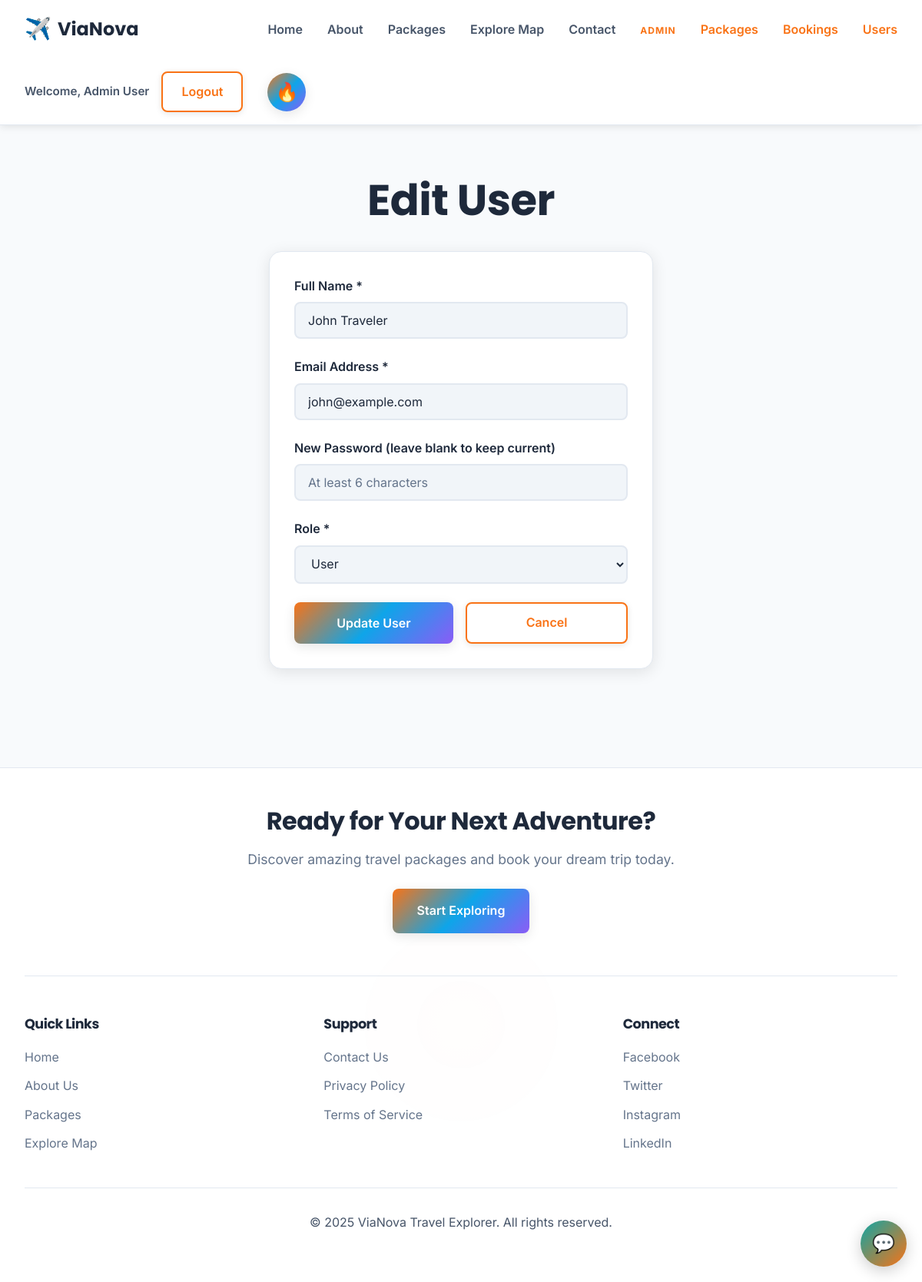
Screenshot of /admin/users/update.php?id=2 (signed in) with the database file from the repository.
### tables this page shows
CREATE TABLE users (
  id INT AUTO_INCREMENT PRIMARY KEY,
  name VARCHAR(100) NOT NULL,
  email VARCHAR(100) UNIQUE NOT NULL,
  password VARCHAR(100) NOT NULL,  
  role ENUM('admin', 'user') DEFAULT 'user',
  created_at TIMESTAMP DEFAULT CURRENT_TIMESTAMP
);

### admin/users/update.php (the view, shortened to what this page needs)
<?php
require_once('../../config/db.php');
$user_id = $_GET['id'] ?? null;
$user_query = "SELECT id, name, email, role FROM users WHERE id = " . intval($user_id);
$user_result = $conn->query($user_query);
$user = $user_result->fetch_assoc();
include_once('../../includes/header.php');
?>
<?php include_once('../../includes/navbar.php'); ?>
<section style="padding: 4rem 2rem; min-height: 80vh;">
    <div style="max-width: 500px; margin: 0 auto;">
        <h1 style="text-align: center; margin-bottom: 2rem;">Edit User</h1>
        <form method="POST" action="update.php?id=<?php echo htmlspecialchars($user_id); ?>" novalidate>
            <div class="form-group">
                <label for="name">Full Name *</label>
                <input type="text" id="name" name="name" required aria-label="Full name"
                       value="<?php echo htmlspecialchars($_POST['name'] ?? $user['name']); ?>">
            </div>
            <div class="form-group">
                <label for="email">Email Address *</label>
                <input type="email" id="email" name="email" required aria-label="Email address"
                       value="<?php echo htmlspecialchars($_POST['email'] ?? $user['email']); ?>">
            </div>
            <div class="form-group">
                <label for="password">New Password (leave blank to keep current)</label>
                <input type="password" id="password" name="password" aria-label="New password"
                       placeholder="At least 6 characters">
            </div>
            <div class="form-group">
                <label for="role">Role *</label>
                <select id="role" name="role" required aria-label="User role">
                    <option value="user" <?php echo ((isset($_POST['role']) ? $_POST['role'] : $user['role']) === 'user') ? 'selected' : ''; ?>>User</option>
                </select>
            </div>
            <div style="display: flex; gap: 1rem;">
                <button type="submit" class="btn btn-primary" style="flex: 1;">Update User</button>
                <a href="read.php" class="btn btn-secondary" style="flex: 1; text-align: center;">Cancel</a>
            </div>
        </form>
    </div>
</section>
<?php include_once('../../includes/footer.php'); ?>

### style.css (style rules this page uses)
:root { --bg-primary: #f8fafc; --bg-secondary: #ffffff; --bg-card: #ffffff; --bg-input: #f1f5f9; --text-primary: #1e293b; --text-secondary: #475569; --text-muted: #64748b; --accent-primary: #f97316; --accent-teal: #0ea5e9; --accent-orange: #f97316; --border-color: #e2e8f0; --shadow-color: rgba(0, 0, 0, 0.1); --gradient-main: linear-gradient(135deg, #f97316 0%, #0ea5e9 50%, #8b5cf6 100%); --gradient-hero: linear-gradient(135deg, rgba(248, 250, 252, 0.9) 0%, rgba(241, 245, 249, 0.8) 100%); --font-heading: 'Poppins', sans-serif; --font-body: 'Inter', sans-serif; --transition-default: all 0.3s cubic-bezier(0.4, 0, 0.2, 1); }
* { margin: 0; padding: 0; box-sizing: border-box; }
html { scroll-behavior: smooth; }
body { font-family: var(--font-body); background-color: var(--bg-primary); color: var(--text-primary); line-height: 1.6; transition: background-color 0.4s ease, color 0.4s ease; }
h1, h2, h3, h4, h5, h6 { font-family: var(--font-heading); font-weight: 700; margin-bottom: 1rem; letter-spacing: -0.5px; color: var(--text-primary); transition: color 0.4s ease; }
h1 { font-size: 3.5rem; line-height: 1.2; }
a { color: var(--accent-teal); text-decoration: none; transition: var(--transition-default); }
.btn { padding: 0.75rem 1.5rem; border: none; border-radius: 0.5rem; font-family: var(--font-body); font-size: 1rem; font-weight: 600; cursor: pointer; transition: var(--transition-default); text-decoration: none; display: inline-block; text-align: center; }
.btn-primary { background: var(--gradient-main); color: white; box-shadow: 0 4px 15px var(--shadow-color); position: relative; overflow: hidden; }
.btn-primary::before { content: ''; position: absolute; top: 0; left: -100%; width: 100%; height: 100%; background: linear-gradient(90deg, transparent, rgba(255,255,255,0.2), transparent); transition: left 0.5s; }
.btn-secondary { background-color: var(--bg-secondary); border: 2px solid var(--accent-primary); color: var(--accent-primary); box-shadow: 0 2px 8px var(--shadow-color); transition: var(--transition-default); }
form { background-color: var(--bg-card); padding: 2rem; border-radius: 1rem; box-shadow: 0 4px 20px var(--shadow-color); border: 1px solid var(--border-color); transition: background-color 0.4s ease, border-color 0.4s ease; }
.form-group { margin-bottom: 1.5rem; }
.form-group label { display: block; margin-bottom: 0.5rem; font-weight: 600; color: var(--text-primary); transition: color 0.4s ease; }
.form-group input, .form-group select, .form-group textarea { width: 100%; padding: 0.75rem 1rem; border: 2px solid var(--border-color); border-radius: 0.5rem; font-size: 1rem; font-family: var(--font-body); background-color: var(--bg-input); color: var(--text-primary); transition: border-color 0.3s ease, background-color 0.4s ease, color 0.4s ease; }
.form-group input::placeholder, .form-group textarea::placeholder { color: var(--text-muted); }

### rows the page displays
users: name "John Traveler", email "john@example.com", role "User"

### other values shown
$_SESSION['user'] "Admin User"
